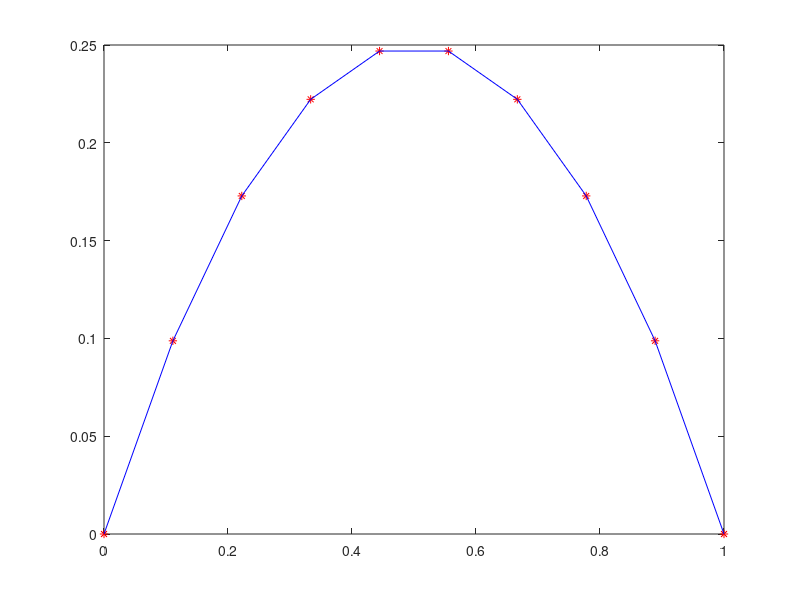

MATLAB code to generate this figure:
% Problema de conducción de calor en una barra en estado estacionario

L = 1;          % Longitud de la barra: [0,L]
n = 10;         % Cantidad de puntos discretos
h = L / (n-1);  % Paso (distancia entre puntos)
x = [0:h:L];    % Vector de posiciones de los puntos


f = 2;          % Fuente constante de calor

% Armando sistema de ecuaciones

% Vector b
b = -2.*h^2*ones(n,1);  % sin condiciones iniciales
b(1)=0;                 % condición inicial (borde=0)
b(n)=0;                 % condición inicial (borde=0)

% Matriz A
a = zeros(n);           % matriz nula
a(1,1)=1;               % condición inicial
a(n,n)=1;               % condición inicial
v = [1 -2 1];
for i = 2:n-1
  for j = 1:3           % También puede ser  a(i,i-1:i+1) = v;
    a(i,i-2+j)=v(j);
  endfor
endfor

% Resolver sistema Au = b, donde u es la temperatura en los puntos
u = a\b; % Solución numérica

% Solución analítica
uReal = @(x) -x.^2 + x;

% Graficar solución numérica y analítica
plot(x,u,'r*',x,uReal(x),'b');
